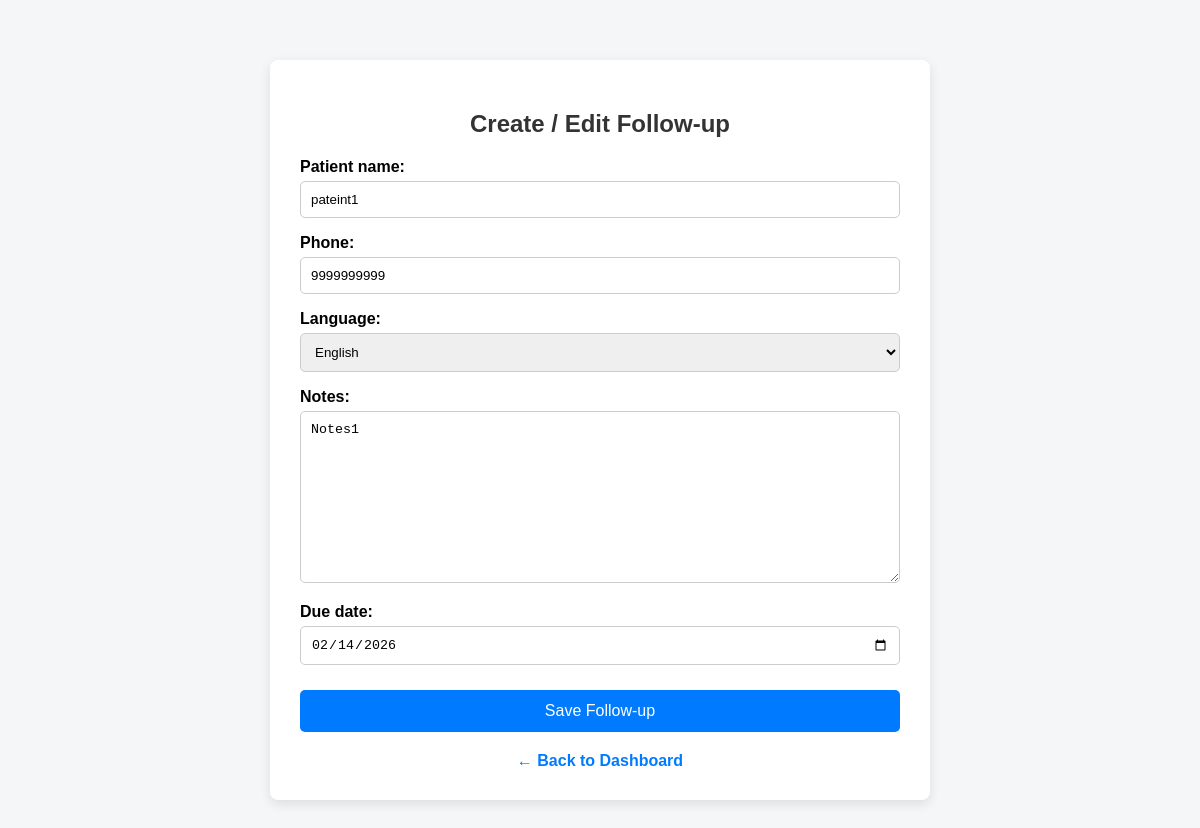
The app's page /followups/5/edit/ (signed in) with its own data.
### core/models.py (models this page shows, shortened)
class FollowUp(models.Model):
    STATUS_CHOICES = (
        ('pending', 'Pending'),
        ('done', 'Done'),
    )
    LANGUAGE_CHOICES = (
        ('en', 'English'),
        ('hi', 'Hindi'),
    )
    clinic = models.ForeignKey(Clinic, on_delete=models.CASCADE)
    created_by = models.ForeignKey(User, on_delete=models.CASCADE)
    patient_name = models.CharField(max_length=255)
    phone = models.CharField(max_length=20)
    language = models.CharField(
        max_length=2,
        choices=LANGUAGE_CHOICES,
        default='en'
    )
    notes = models.TextField(blank=True)
    due_date = models.DateField()
    status = models.CharField(
        max_length=10,
        choices=STATUS_CHOICES,
        default='pending'
    )
    public_token = models.CharField(
        max_length=32,
        unique=True,
        editable=False
    )
    created_at = models.DateTimeField(auto_now_add=True)
    updated_at = models.DateTimeField(auto_now=True)

### core/views.py (the view)
# urls.py: path("followups/<int:pk>/edit/", views.edit_followup, name="edit_followup"),
@login_required
def edit_followup(request, pk):
    clinic = request.user.userprofile.clinic
    followup = get_object_or_404(
        FollowUp,
        pk=pk,
        clinic=clinic,   # 🔐 authorization enforced here
    )
    if request.method == "POST":
        form = FollowUpForm(request.POST, instance=followup)
        if form.is_valid():
            form.save()
            messages.success(request, "Follow-up updated successfully.")
            return redirect("dashboard")
    else:
        form = FollowUpForm(instance=followup)
    return render(request, "followup_form.html", {"form": form})

### core/forms.py (shortened to what this page needs)
class FollowUpForm(forms.ModelForm):
    class Meta:
        model = FollowUp
        fields = [
            "patient_name",
            "phone",
            "language",
            "notes",
            "due_date",
        ]
        widgets = {
            "due_date": forms.DateInput(
                attrs={
                    "type": "date",
                    "placeholder": "yyyy-mm-dd",
                }
            )
        }

### core/templates/followup_form.html (shortened to what this page needs)
<!DOCTYPE html>
<html lang="en">
<head>
</head>
<body>
<div class="container">
    <h2>Create / Edit Follow-up</h2>
    <form method="post">
        {{ form.as_p }}
        <button type="submit">Save Follow-up</button>
    </form>
    <a class="back-link" href="{% url 'dashboard' %}">
        ← Back to Dashboard
    </a>
</div>
</body>
</html>

### core/templates/followup_form.html (style rules this page uses)
body { font-family: Arial, sans-serif; background: #f4f6f8; margin: 0; padding: 0; }
.container { max-width: 600px; margin: 60px auto; background: #ffffff; padding: 30px; border-radius: 8px; box-shadow: 0 4px 12px rgba(0, 0, 0, 0.1); }
h2 { margin-bottom: 20px; text-align: center; color: #333; }
form p { margin-bottom: 15px; }
label { font-weight: bold; display: block; margin-bottom: 5px; }
input, select, textarea { width: 100%; padding: 10px; border-radius: 5px; border: 1px solid #ccc; box-sizing: border-box; }
button { width: 100%; padding: 12px; background: #007bff; color: #fff; border: none; border-radius: 5px; font-size: 16px; cursor: pointer; margin-top: 10px; }
.back-link { display: block; text-align: center; margin-top: 20px; text-decoration: none; color: #007bff; font-weight: bold; }

### records on screen
FollowUp: patient_name "pateint1", phone "9999999999", language "English", notes "Notes1", due_date "02/14/2026"
